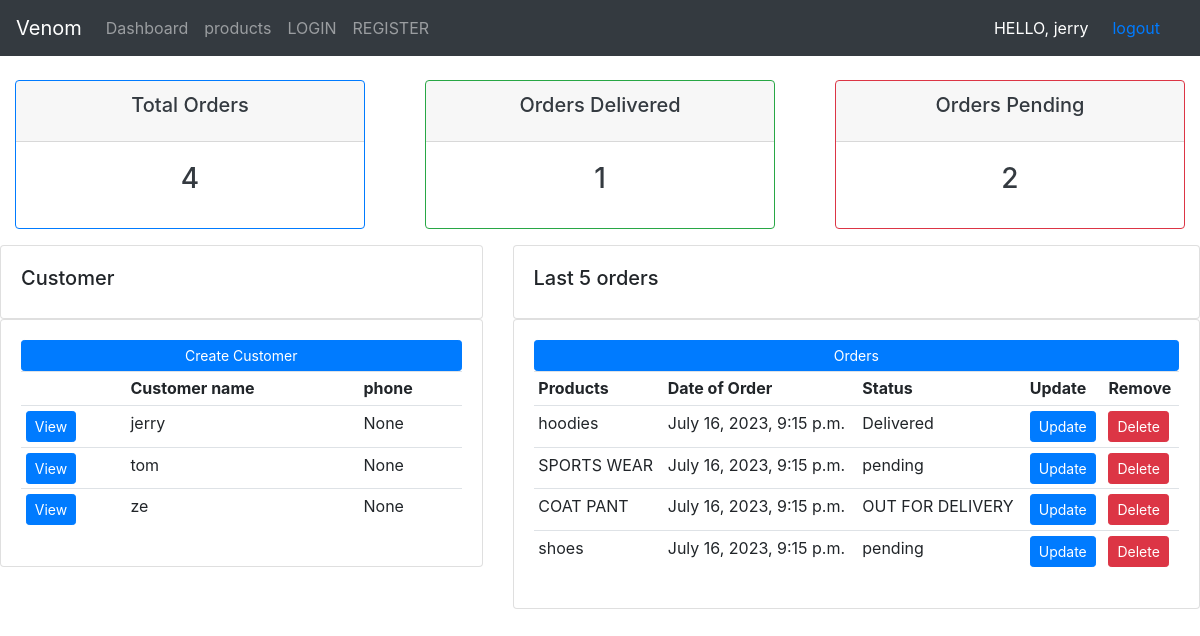
Screenshot of / (signed in) with the database file from the repository.
### home/models.py (models this page shows, shortened)
class Customer(models.Model):
    user=models.OneToOneField(User,null=True,blank=True,on_delete=models.CASCADE)
    name=models.CharField(max_length=200,null=True)
    phone=models.CharField(max_length=200,null=True)
    email=models.CharField(max_length=200,null=True)
    profile_pic=models.ImageField(default='hacker-31.jpg',null=True,blank=True)
    date_created=models.DateTimeField(auto_now_add=True, null=True)

class Order(models.Model):
    STATUS=(('pending','pending'),
             ('OUT FOR DELIVERY','OUT FOR DELIVERY'),
             ('Delivered','Delivered'))
    date_created=models.DateTimeField(auto_now_add=True, null=True)
    status=models.CharField(max_length=200, null=True, choices=STATUS)
    customer= models.ForeignKey(Customer,null=True,on_delete=models.SET_NULL)
    product= models.ForeignKey(Product,null=True,on_delete=models.SET_NULL)

class Product(models.Model):
        CATEGORY=(('Indoor',"Indoor"),
                  ('Outdoor','Outdoor'))
        name=models.CharField(max_length=200,null=True)
        price=models.FloatField(null=True)
        category=models.CharField(max_length=200,null=True, choices=CATEGORY)
        description=models.CharField(max_length=200,null=True)
        date_created=models.DateTimeField(auto_now_add=True, null=True)
        tag=models.ManyToManyField(Tag)
        def __str__(self):
         return self.name

### home/views.py (the view)
# urls.py: 2. Add a URL to urlpatterns:  path('', views.home, name='home')
@login_required(login_url='loginuser')
def home(request):
    customers=Customer.objects.all()
    orders=Order.objects.all()
    totalcustomer=customers.count()
    totalorder=orders.count()
    deliver=orders.filter(status='Delivered').count()
    pending=orders.filter(status='pending').count()
    context={'orders':orders,'customers':customers,'totalcustomer':totalcustomer,'totalorder':totalorder,'deliver':deliver,'pending':pending}
    return render(request,'index.html',context)

### templates/index.html (shortened to what this page needs)
{% extends 'base.html' %}
{% block body %}
{% include 'status.html' %}
<div class="row">
    <div class="col-md-5">
        <div class="card card-body">
            <h5>Customer</h5>
        </div>
        <div class="card card-body">
            <a class="btn btn-primary btn-sm btn-block" href="#"> Create Customer</a>
            <table class="table table-sm">
                <tr>
                    <th></th>
                    <th>Customer name</th>
                    <th>phone</th>
                </tr>
                {% for i in customers%}
                <tr>
                    <td><a class="btn btn-sm btn-primary" href="{% url 'customer' i.id %}"> View </a></td>
                    <td>{{i.name}}</td>
                    <td>{{i.phone}}</td>
                </tr>
                 {% endfor %}
            </table>
        </div>
    </div>
    <div class="col-md-7">
        <div class="card card-body">
            <h5>Last 5 orders</h5>
        </div>
        <div class="card card-body">
            <a class="btn btn-primary btn-sm btn-block" href="#"> Orders</a>
            <table class="table table-sm">
                <tr>
                    <th>Products</th>
                    <th>Date of Order</th>
                    <th>Status</th>
                    <th>Update</th>
                    <th>Remove</th>
                </tr>
                {%  for order in orders %}
                <tr>
                    <td>{{order.product}}</td>
                    <td>{{order.date_created}}</td>
                    <td>{{order.status}}</td>
                    <td><a  class="btn btn-sm btn-primary" href={% url 'updateorder' order.id %}>Update</a></td>
                    <td><a  class="btn btn-sm btn-danger" href={% url 'deleteorder' order.id %}>Delete</a></td>
                </tr>
                {% endfor %}
            </table>
        </div>
    </div>
</div>
{% endblock body %}

### templates/base.html (shortened to what this page needs)
<!doctype html>
<html lang="en">
  <head>
    <link rel="stylesheet" href="https://cdn.jsdelivr.net/npm/bootstrap@4.3.1/dist/css/bootstrap.min.css">
  </head>
  <body>
    <nav class="navbar navbar-expand-lg navbar-dark bg-dark">
        <a class="navbar-brand" href="#">Venom</a>
        <div class="collapse navbar-collapse" id="navbarNavDropdown">
          <ul class="navbar-nav">
            <li class="nav-item ">
              <a class="nav-link" href="/">Dashboard<span class="sr-only">(current)</span></a>
            </li>
            <li class="nav-item">
              <a class="nav-link" href="/product">products</a>
            </li>
            <li class="nav-item">
              <a class="nav-link" href="/loginuser">LOGIN</a>
            </li>
            <li class="nav-item">
              <a class="nav-link" href="/register">REGISTER</a>
            </li>
          </ul>
        </div>
        <span style="color:white" > HELLO, {{request.user}}</span>
        <span class="px-4"><a href="/logoutuser" > logout</a></span>
      </nav>
      {% block body %}{% endblock body %}
  </body>
</html>

### rows the page displays
Customer: name "jerry", phone "None"
Customer: name "tom", phone "None"
Customer: name "ze", phone "None"
Order: product "hoodies", date_created "July 16, 2023, 9:15 p.m.", status "Delivered"
Order: product "SPORTS WEAR", date_created "July 16, 2023, 9:15 p.m.", status "pending"
Order: product "COAT PANT", date_created "July 16, 2023, 9:15 p.m.", status "OUT FOR DELIVERY"
Order: product "shoes", date_created "July 16, 2023, 9:15 p.m.", status "pending"

### other values shown
{{ request.user }} "jerry"
{{ totalorder }} "4"
{{ deliver }} "1"
{{ pending }} "2"
